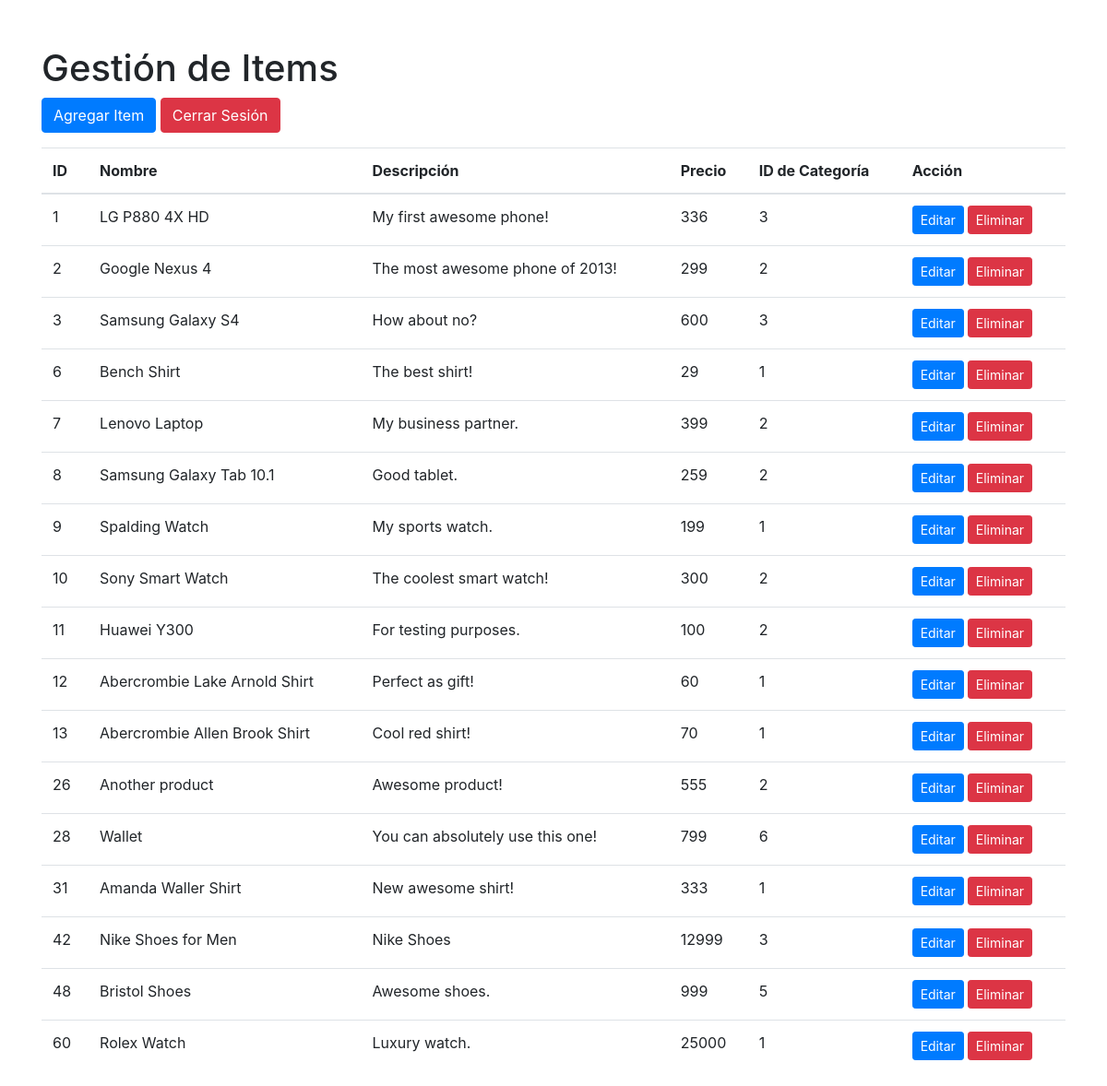
Screenshot of /principal.php with the database file from the repository.
### tables this page shows
CREATE TABLE `items` (
  `id` int NOT NULL,
  `name` varchar(256) NOT NULL,
  `description` text NOT NULL,
  `price` int NOT NULL,
  `category_id` int NOT NULL,
  `created` datetime NOT NULL,
  `modified` timestamp NOT NULL DEFAULT CURRENT_TIMESTAMP
);

### principal.php (the view, shortened to what this page needs)
<!DOCTYPE html>
<html lang="en">
<head>
    <link rel="stylesheet" href="https://stackpath.bootstrapcdn.com/bootstrap/4.5.2/css/bootstrap.min.css">
</head>
<body>
    <div class="container">
        <h1>Gestión de Items</h1>
        <a href="alta.php" class="btn btn-primary mb-3">Agregar Item</a>
        <a href="logout.php" class="btn btn-danger mb-3">Cerrar Sesión</a>
        <?php
        try {
            $database = new Database();
            $conn = $database->getConnection();
            $sql = "SELECT id, name, description, price, category_id FROM items";
            $result = $conn->query($sql);
            if ($result->num_rows > 0) {
                echo "<table class='table'>";
                echo "<thead>";
                echo "<tr>";
                echo "<th>ID</th>";
                echo "<th>Nombre</th>";
                echo "<th>Descripción</th>";
                echo "<th>Precio</th>";
                echo "<th>ID de Categoría</th>";
                echo "<th>Acción</th>";
                echo "</tr>";
                echo "</thead>";
                echo "<tbody>";
                while ($row = $result->fetch_assoc()) {
                    echo "<tr>";
                    echo "<td>{$row['id']}</td>";
                    echo "<td>{$row['name']}</td>";
                    echo "<td>{$row['description']}</td>";
                    echo "<td>{$row['price']}</td>";
                    echo "<td>{$row['category_id']}</td>";
                    echo "<td>";
                    echo "<a href='modificar.php?id={$row['id']}' class='btn btn-sm btn-primary mr-1'>Editar</a>";
                    echo "<a href='borrar.php?id={$row['id']}' class='btn btn-sm btn-danger'>Eliminar</a>";
                    echo "</td>";
                    echo "</tr>";
                }
                echo "</tbody>";
                echo "</table>";
            } else {
                echo "No se encontraron items.";
            }
        } catch (Exception $e) {
            echo "Error en la consulta SQL: " . $e->getMessage();
        }
        ?>
    </div>
</body>
</html>

### principal.php (style rules this page uses)
.container { margin-top: 50px; }

### rows the page displays
items: id "1", name "LG P880 4X HD", description "My first awesome phone!", price "336", category "3"
items: id "2", name "Google Nexus 4", description "The most awesome phone of 2013!", price "299", category "2"
items: id "3", name "Samsung Galaxy S4", description "How about no?", price "600", category "3"
items: id "6", name "Bench Shirt", description "The best shirt!", price "29", category "1"
items: id "7", name "Lenovo Laptop", description "My business partner.", price "399", category "2"
items: id "8", name "Samsung Galaxy Tab 10.1", description "Good tablet.", price "259", category "2"
items: id "9", name "Spalding Watch", description "My sports watch.", price "199", category "1"
items: id "10", name "Sony Smart Watch", description "The coolest smart watch!", price "300", category "2"
items: id "11", name "Huawei Y300", description "For testing purposes.", price "100", category "2"
items: id "12", name "Abercrombie Lake Arnold Shirt", description "Perfect as gift!", price "60", category "1"
items: id "13", name "Abercrombie Allen Brook Shirt", description "Cool red shirt!", price "70", category "1"
items: id "26", name "Another product", description "Awesome product!", price "555", category "2"
items: id "28", name "Wallet", description "You can absolutely use this one!", price "799", category "6"
items: id "31", name "Amanda Waller Shirt", description "New awesome shirt!", price "333", category "1"
items: id "42", name "Nike Shoes for Men", description "Nike Shoes", price "12999", category "3"
items: id "48", name "Bristol Shoes", description "Awesome shoes.", price "999", category "5"
items: id "60", name "Rolex Watch", description "Luxury watch.", price "25000", category "1"
